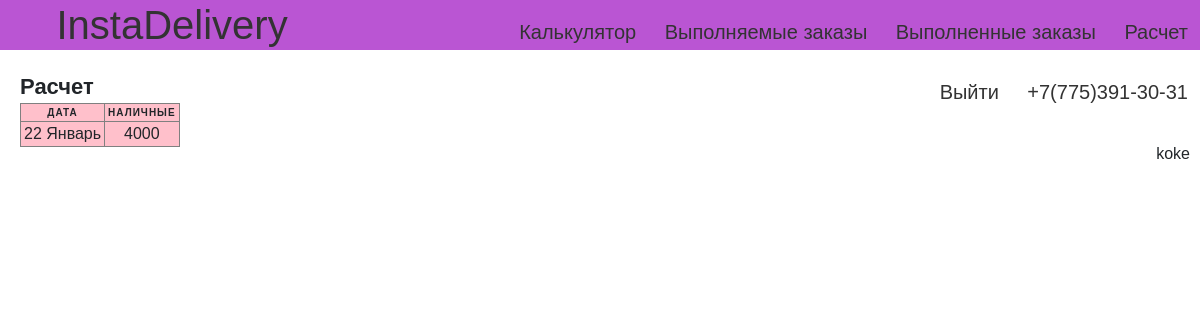
Before: /users/private/raschet/ (signed in) with the older database file.
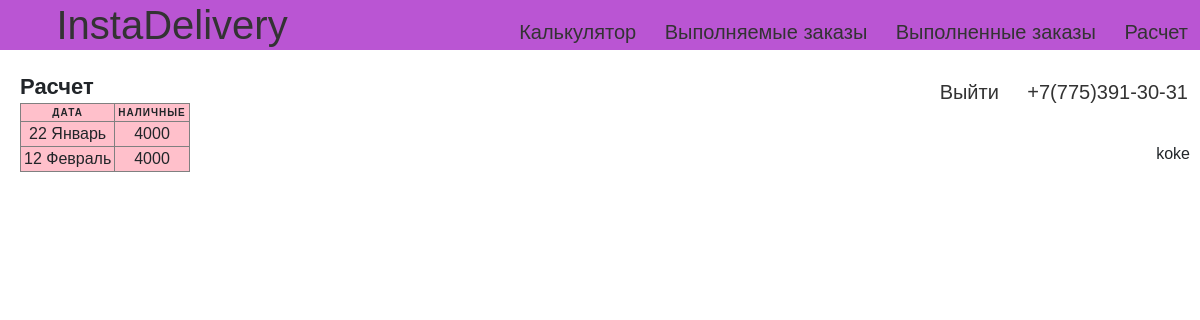
After: the same page with the newer database file.
### Lallog/models.py (models this page shows, shortened)
class TestOrder(models.Model):
	client=models.ForeignKey(settings.AUTH_USER_MODEL,on_delete=models.CASCADE)
	marshrut=models.CharField(max_length=200)
	ves=models.DecimalField(decimal_places=0,max_digits=1000,default=10)
	from_address=models.CharField(max_length=200)
	from_phone=models.CharField(max_length=200)
	from_comment=models.CharField(max_length=200)
	to=models.CharField(max_length=200)
	to_phone=models.CharField(max_length=200)
	to_date=models.CharField(max_length=200)
	to_date_until=models.CharField(max_length=200)
	to_comment=models.CharField(max_length=200)
	distance=models.DecimalField(decimal_places=0,max_digits=1000,default=10)
	itog=models.DecimalField(decimal_places=0,max_digits=1000,default=10)
	curier = models.ForeignKey(Curier,on_delete=models.CASCADE,default=None,related_name="choiced_curier",blank=True,null=True)
	nal=models.DecimalField(decimal_places=0,max_digits=1000,default=0)
	raschet=models.DecimalField(decimal_places=0,max_digits=1000,default=0)
	status = models.CharField(max_length=200,default="Ожидание")
	curier_money = models.DecimalField(decimal_places=0,max_digits=1000,default=0)
	__original_curier = None
	def __init__(self,*args,**kwargs):
		print("Object was created")
		super(TestOrder,self).__init__(*args,**kwargs)
		self.__origin_curier = self.curier

### users/views.py (the view)
# urls.py: path("private/raschet/",views.private_raschet,name="private_raschet"),
def private_raschet(request):
    client = request.user
    orders_completed = TestOrder.objects.filter(status="Доставлен",client=client)
    mydata = list(orders_completed.values_list("to_date"))
    days=[]
    for i in mydata:
        days.append(i[0])
    days=set(days)
    analyze=[]
    for i in days:
	    order = orders_completed.filter(to_date=i)
	    sumi=0
	    for j in order:
	        sumi+=j.raschet
	    temp={
	    "day":i,
	    "sum":int(sumi)
	    }
	    analyze.append(temp)
    print(analyze)
    ctx={
		"analyze":analyze,
	}
    return render(request,"users/raschet.html",context=ctx)

### users/templates/users/raschet.html (shortened to what this page needs)
{%extends 'users/base.html'%}
{%load static%}
{%block content%}
<div class="lichka">
    <div class="lichka_prav">
        <caption>Расчет</caption>
        <table border="1" id="table_empty">
            <thead>
            <tr>
                <th>Дата</th>
                <th>Наличные</th>
            </tr>
            </thead>
            {%for i in analyze%}
            <tr>
                <td data-label="Дата">{{i.day}}</td>
                <td data-label="Оплата">{{i.sum}}</td>
            </tr>
            {%endfor%}
        </table>
    </div>
</div>
{%endblock content%}

Changed rows visible on the page:
added TestOrder: day "12 Февраль", sum "4000"
